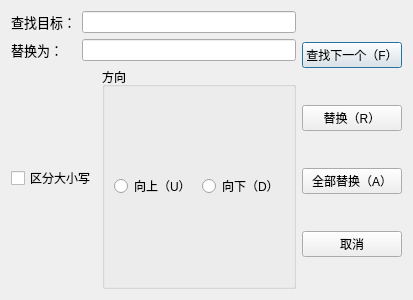
<?xml version="1.0" encoding="UTF-8"?>
<ui version="4.0">
 <class>ReplaceDialog</class>
 <widget class="QDialog" name="ReplaceDialog">
  <property name="geometry">
   <rect>
    <x>0</x>
    <y>0</y>
    <width>400</width>
    <height>300</height>
   </rect>
  </property>
  <property name="windowTitle">
   <string>替换</string>
  </property>
  <layout class="QHBoxLayout" name="horizontalLayout_5">
   <item>
    <layout class="QVBoxLayout" name="verticalLayout_2">
     <item>
      <layout class="QHBoxLayout" name="horizontalLayout_2">
       <item>
        <widget class="QLabel" name="label">
         <property name="sizePolicy">
          <sizepolicy hsizetype="Fixed" vsizetype="Preferred">
           <horstretch>0</horstretch>
           <verstretch>0</verstretch>
          </sizepolicy>
         </property>
         <property name="maximumSize">
          <size>
           <width>100</width>
           <height>16777215</height>
          </size>
         </property>
         <property name="font">
          <font>
           <family>Agency FB</family>
           <pointsize>10</pointsize>
          </font>
         </property>
         <property name="text">
          <string>查找目标：</string>
         </property>
        </widget>
       </item>
       <item>
        <widget class="QLineEdit" name="TargetText"/>
       </item>
      </layout>
     </item>
     <item>
      <layout class="QHBoxLayout" name="horizontalLayout_3">
       <item>
        <widget class="QLabel" name="label_2">
         <property name="sizePolicy">
          <sizepolicy hsizetype="Fixed" vsizetype="Maximum">
           <horstretch>0</horstretch>
           <verstretch>0</verstretch>
          </sizepolicy>
         </property>
         <property name="minimumSize">
          <size>
           <width>65</width>
           <height>0</height>
          </size>
         </property>
         <property name="font">
          <font>
           <family>Agency FB</family>
           <pointsize>10</pointsize>
          </font>
         </property>
         <property name="text">
          <string>替换为：</string>
         </property>
        </widget>
       </item>
       <item>
        <widget class="QLineEdit" name="searchText"/>
       </item>
      </layout>
     </item>
     <item>
      <layout class="QHBoxLayout" name="horizontalLayout_4">
       <item>
        <widget class="QCheckBox" name="cb">
         <property name="text">
          <string>区分大小写</string>
         </property>
        </widget>
       </item>
       <item>
        <widget class="QGroupBox" name="groupBox">
         <property name="title">
          <string>方向</string>
         </property>
         <layout class="QHBoxLayout" name="horizontalLayout">
          <item>
           <widget class="QRadioButton" name="rbup">
            <property name="text">
             <string>向上（U）</string>
            </property>
           </widget>
          </item>
          <item>
           <widget class="QRadioButton" name="rbdown">
            <property name="text">
             <string>向下（D）</string>
            </property>
           </widget>
          </item>
         </layout>
        </widget>
       </item>
      </layout>
     </item>
    </layout>
   </item>
   <item>
    <layout class="QVBoxLayout" name="verticalLayout">
     <item>
      <widget class="QPushButton" name="pushButton_2">
       <property name="text">
        <string>查找下一个（F）</string>
       </property>
      </widget>
     </item>
     <item>
      <widget class="QPushButton" name="pushButton">
       <property name="text">
        <string>替换（R）</string>
       </property>
      </widget>
     </item>
     <item>
      <widget class="QPushButton" name="pushButton_3">
       <property name="text">
        <string>全部替换（A）</string>
       </property>
      </widget>
     </item>
     <item>
      <widget class="QPushButton" name="pushButton_4">
       <property name="text">
        <string>取消</string>
       </property>
      </widget>
     </item>
    </layout>
   </item>
  </layout>
 </widget>
 <resources/>
 <connections/>
</ui>
